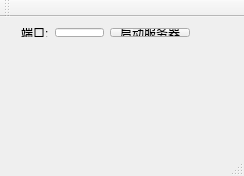
<?xml version="1.0" encoding="UTF-8"?>
<ui version="4.0">
 <class>ServerClass</class>
 <widget class="QMainWindow" name="ServerClass">
  <property name="geometry">
   <rect>
    <x>0</x>
    <y>0</y>
    <width>244</width>
    <height>176</height>
   </rect>
  </property>
  <property name="windowTitle">
   <string>Server</string>
  </property>
  <widget class="QWidget" name="centralWidget">
   <widget class="QWidget" name="widget" native="true">
    <property name="geometry">
     <rect>
      <x>0</x>
      <y>0</y>
      <width>571</width>
      <height>341</height>
     </rect>
    </property>
    <widget class="QWidget" name="horizontalLayoutWidget">
     <property name="geometry">
      <rect>
       <x>10</x>
       <y>0</y>
       <width>191</width>
       <height>31</height>
      </rect>
     </property>
     <layout class="QHBoxLayout" name="horizontalLayout">
      <item>
       <widget class="QLabel" name="label">
        <property name="text">
         <string>端口:</string>
        </property>
       </widget>
      </item>
      <item>
       <widget class="QLineEdit" name="lineEdit"/>
      </item>
      <item>
       <widget class="QPushButton" name="pushButton">
        <property name="text">
         <string>启动服务器</string>
        </property>
       </widget>
      </item>
     </layout>
    </widget>
   </widget>
  </widget>
  <widget class="QMenuBar" name="menuBar">
   <property name="geometry">
    <rect>
     <x>0</x>
     <y>0</y>
     <width>244</width>
     <height>23</height>
    </rect>
   </property>
  </widget>
  <widget class="QToolBar" name="mainToolBar">
   <attribute name="toolBarArea">
    <enum>TopToolBarArea</enum>
   </attribute>
   <attribute name="toolBarBreak">
    <bool>false</bool>
   </attribute>
  </widget>
  <widget class="QStatusBar" name="statusBar"/>
 </widget>
 <layoutdefault spacing="6" margin="11"/>
 <resources>
  <include location="server.qrc"/>
 </resources>
 <connections/>
</ui>
